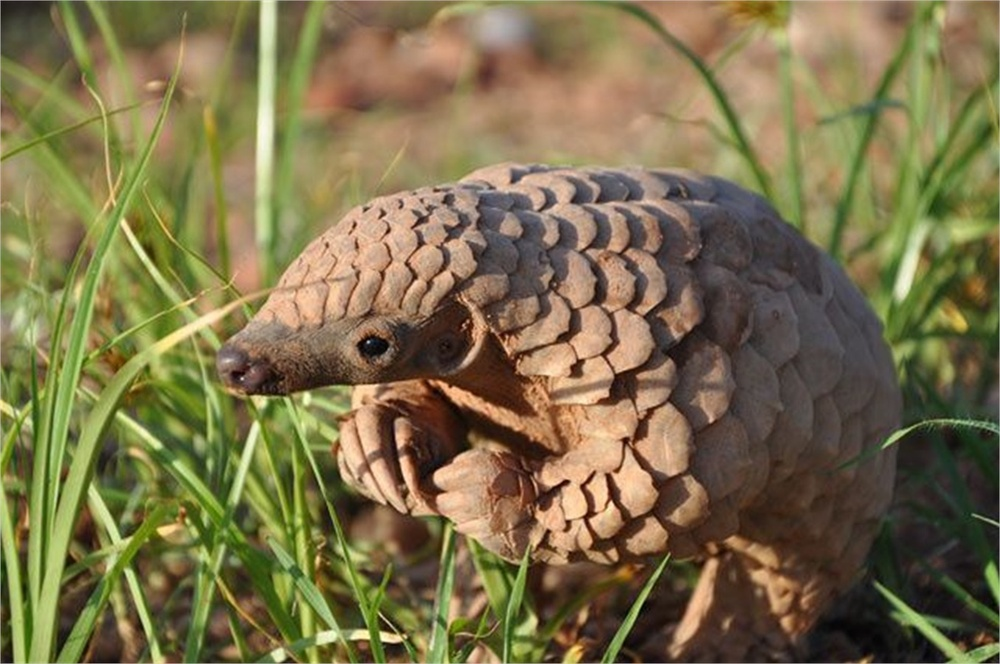
%> input picture Statistical Method/Pictures/4.jpg, 1000 x 664 px, shrunk from 1355 x 900 before the run
$ octave IMG4.m   (GNU Octave 9; MATLAB toolbox functions it lacks are replaced by stand-ins)
%> lines starting %> are read from the running program, lines starting %| are printed output that depends on the picture
 a=imread('Pictures/4.jpg')
%> a is the input picture: size 664x1000x3 uint8; mean R, G, B 123.9, 112.3, 74.8
[n1  n2  n3] = size(a)
%> n1 = 664; n2 = 1000; n3 = 3
n1*n2*n3
%> ans = 1992000
tic
meanr=mean(mean(a(:,:,1)));
%> meanr = 123.9
meang=mean(mean(a(:,:,2)));
%> meang = 112.3
meanb=mean(mean(a(:,:,3)));
%> meanb = 74.77
stdr=std(std(double(a(:,:,1))));
%> stdr = 7.32
stdg=std(std(double(a(:,:,2))));
%> stdg = 6.1
stdb=std(std(double(a(:,:,3))));
%> stdb = 7.22
toc
features(1,1)=meanr;
features(2,1)=meang;
features(3,1)=meanb;
features(4,1)=stdr;
features(5,1)=stdg;
features(6,1)=stdb;
features
%> features = [123.9; 112.3; 74.77; 7.32; 6.1; 7.22]


subplot(2,2,1)
imshow(a)
title 'colorimage'
subplot(2,2,2)
imhist(a(:,:,1))
title 'red histogram'
subplot(2,2,3)
imhist(a(:,:,2))
title 'green histogram'
subplot(2,2,4)
imhist(a(:,:,3))
title 'blue histogram'
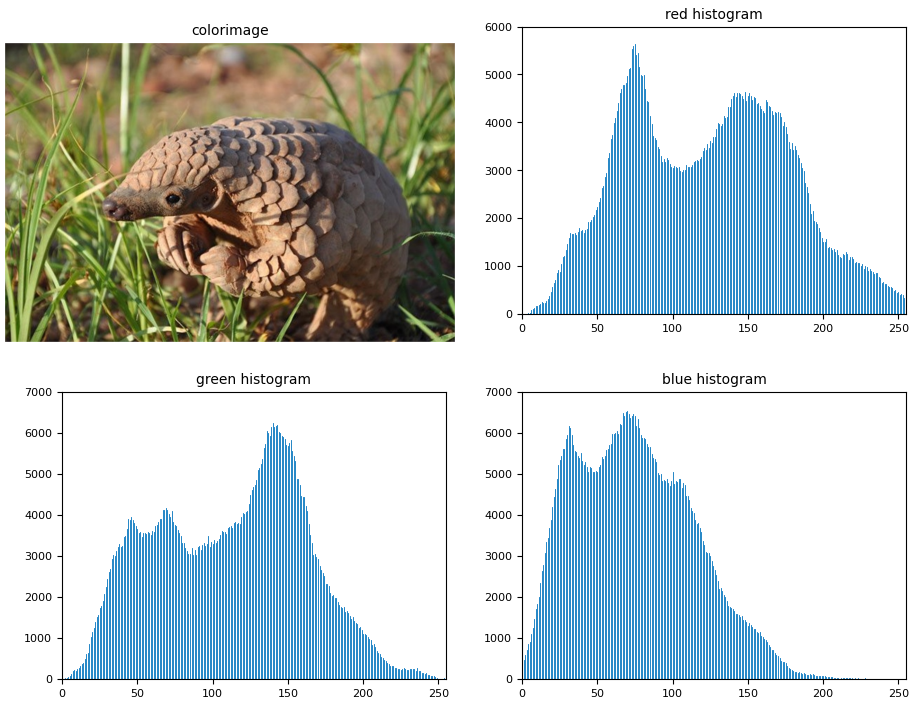
%> figure redrawn from the program's plot data, 4 panels

$ run again, with Statistical Method/Pictures/1.jpg copied over Statistical Method/Pictures/4.jpg
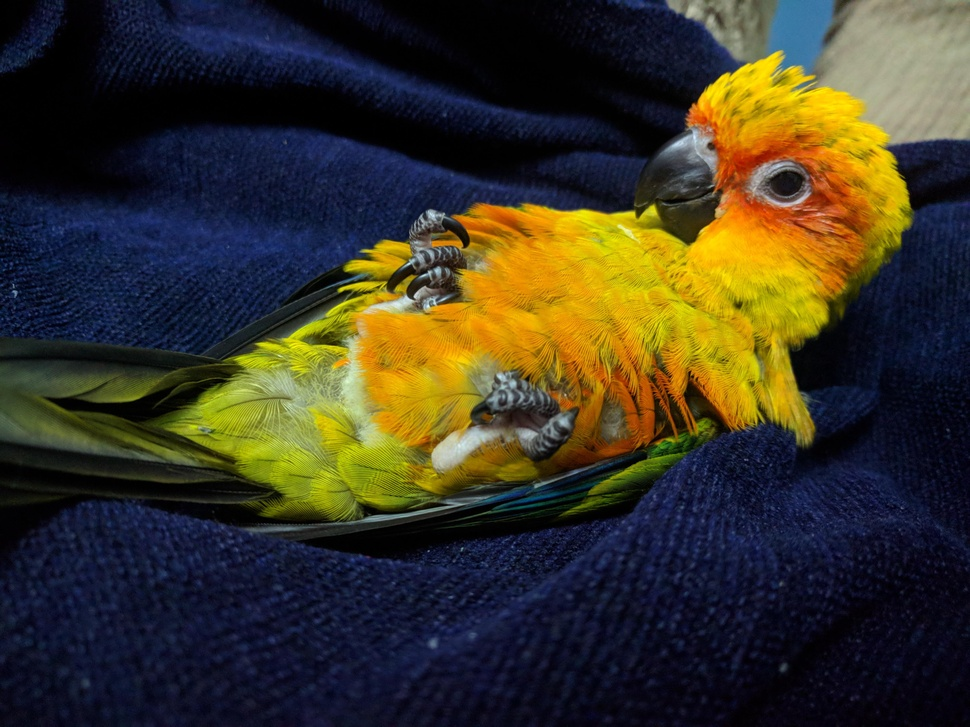
%> input picture Statistical Method/Pictures/1.jpg, 970 x 727 px, shrunk from 4032 x 3024 before the run
%> a is the input picture: size 727x970x3 uint8; mean R, G, B 58.3, 53.5, 38.3
%> meanr = 58.29
%> meang = 53.45
%> meanb = 38.33
%> stdr = 26.36
%> stdg = 17.35
%> stdb = 7.73
%> features = [58.29; 53.45; 38.33; 26.36; 17.35; 7.73]
%> `title 'blue histogram'`:
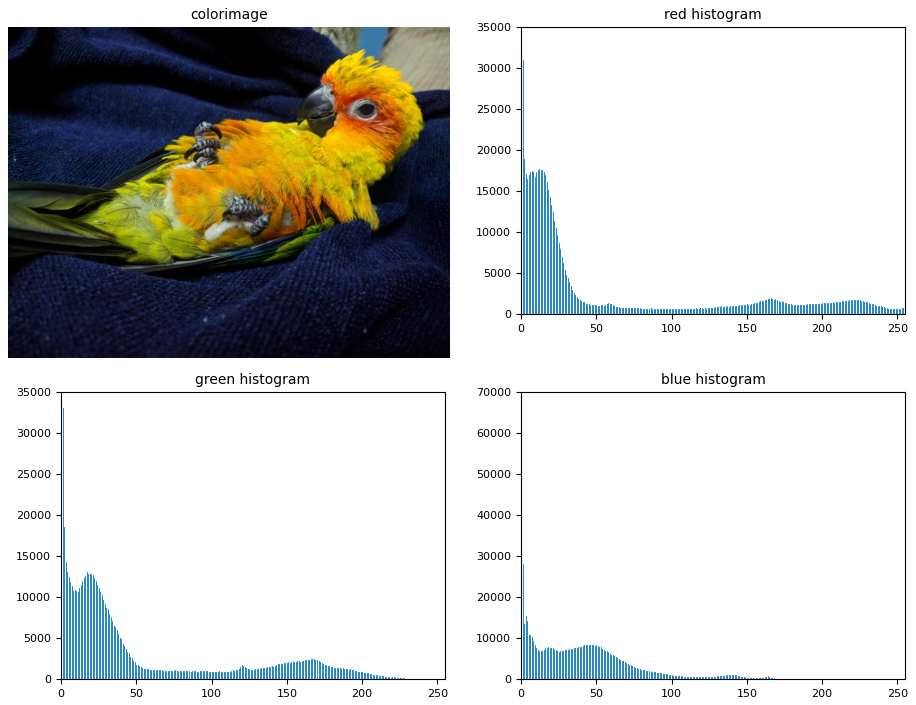
%> figure redrawn from the program's plot data, 4 panels

$ run again, with Statistical Method/Pictures/10.jpg copied over Statistical Method/Pictures/4.jpg
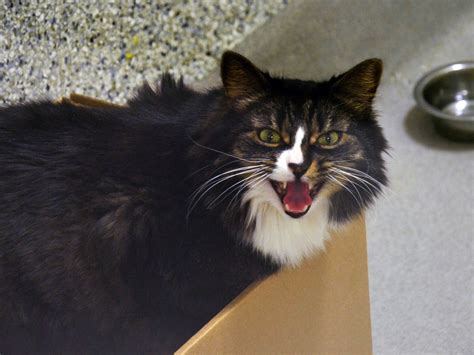
%> input picture Statistical Method/Pictures/10.jpg, 474 x 355 px
%> a is the input picture: size 355x474x3 uint8; mean R, G, B 99.9, 93.6, 88.2
%> meanr = 99.86
%> meang = 93.61
%> meanb = 88.18
%> stdr = 8.07
%> stdg = 7.65
%> stdb = 7.62
%> features = [99.86; 93.61; 88.18; 8.07; 7.65; 7.62]
%> `title 'blue histogram'`:
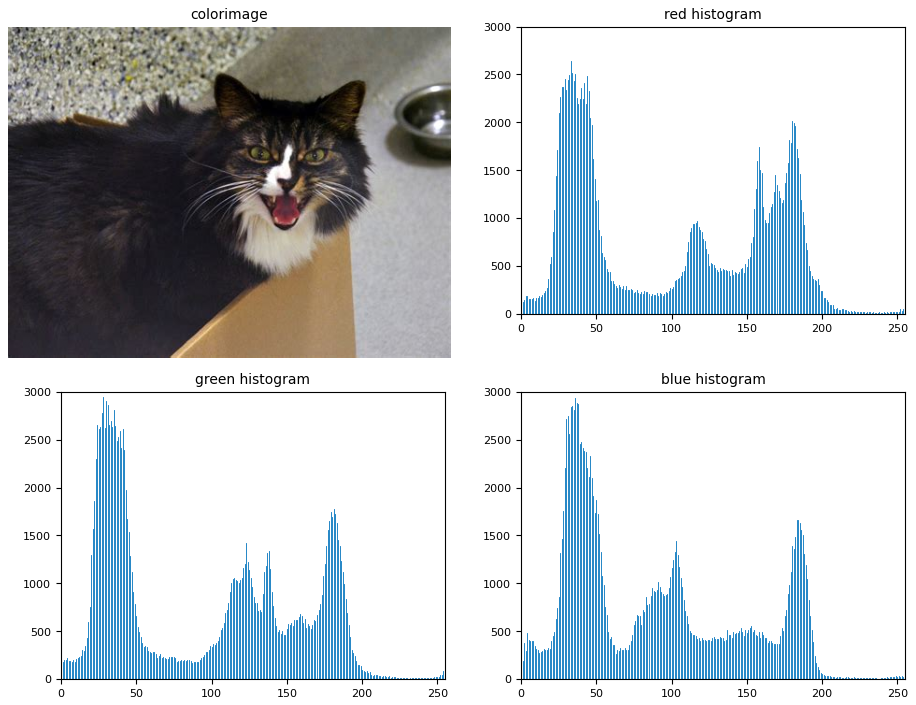
%> figure redrawn from the program's plot data, 4 panels

$ run again, with Statistical Method/Pictures/2.jpg copied over Statistical Method/Pictures/4.jpg
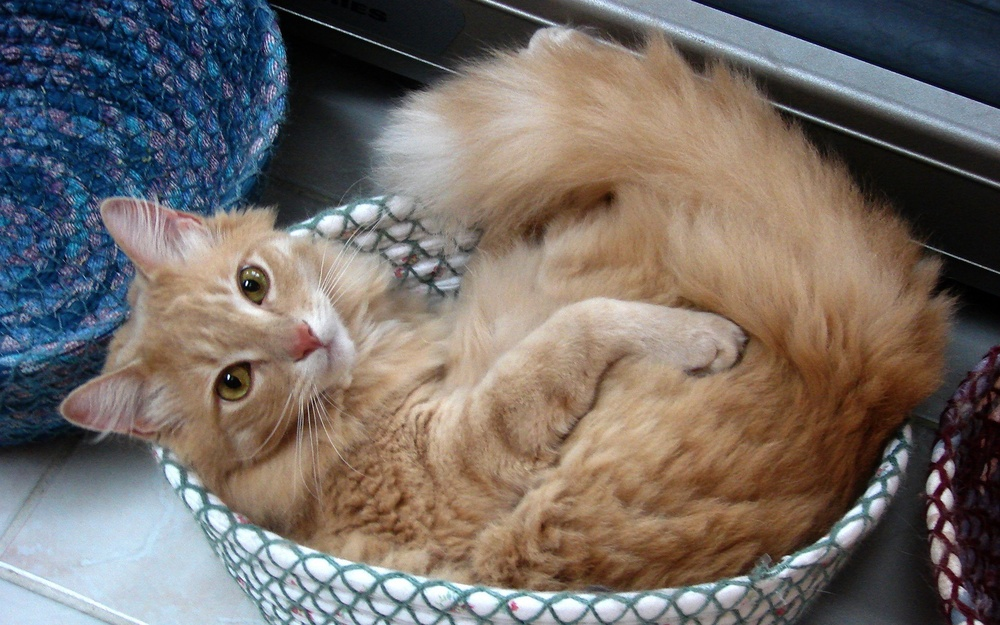
%> input picture Statistical Method/Pictures/2.jpg, 1000 x 625 px, shrunk from 1920 x 1200 before the run
%> a is the input picture: size 625x1000x3 uint8; mean R, G, B 116.3, 108.2, 103.2
%> meanr = 116.3
%> meang = 108.2
%> meanb = 103.2
%> stdr = 13.38
%> stdg = 10.78
%> stdb = 8.69
%> features = [116.3; 108.2; 103.2; 13.38; 10.78; 8.69]
%> `title 'blue histogram'`:
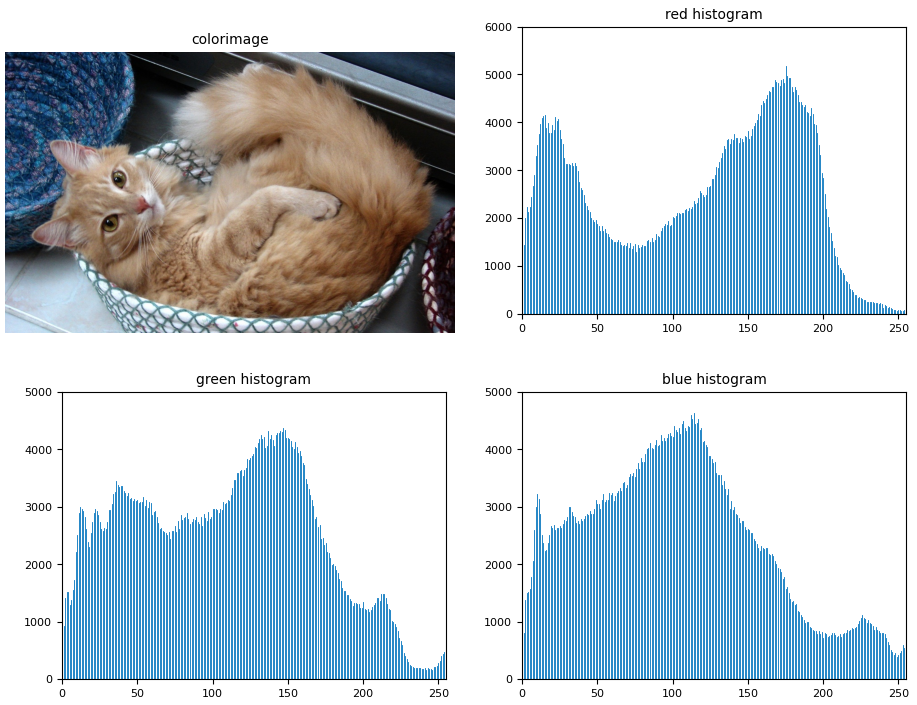
%> figure redrawn from the program's plot data, 4 panels
